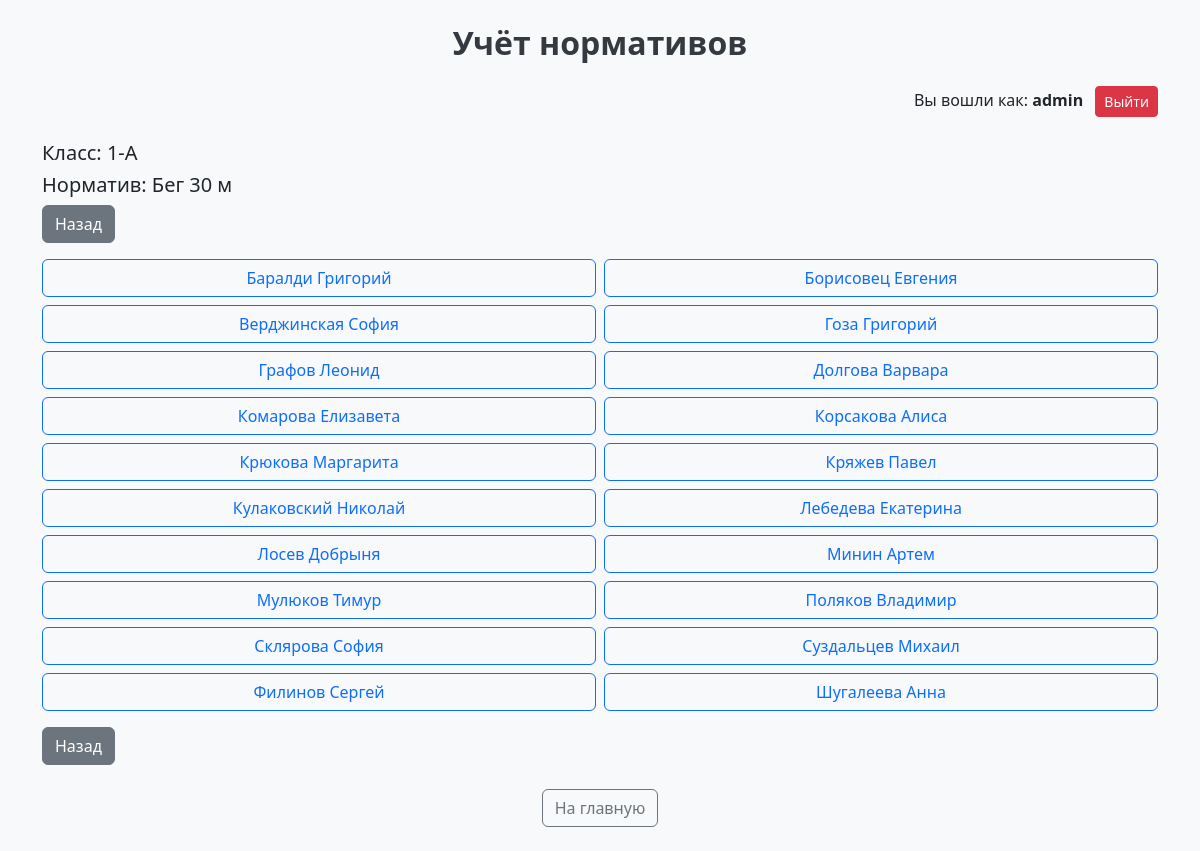
Page /select_student/Университетский/1-А/1 (signed in) on the committed database.
### tables this page shows
CREATE TABLE "Normatives" (
	"id"	INTEGER,
	"name"	TEXT NOT NULL,
	"unit"	TEXT NOT NULL,
	"min_age"	INTEGER NOT NULL,
	"max_age"	INTEGER,
	"category"	TEXT NOT NULL,
	PRIMARY KEY("id" AUTOINCREMENT)
);

CREATE TABLE Students (
    id INTEGER PRIMARY KEY AUTOINCREMENT,
    full_name TEXT NOT NULL,
    gender TEXT CHECK (gender IN ('М', 'Ж')) NOT NULL,
    birth_date DATE NOT NULL,
    class TEXT NOT NULL,
    department TEXT
, user_id INTEGER, height INTEGER, weight INTEGER, photo_filename TEXT);

### server.py (the view)
@app.route('/select_student/<department>/<class_name>/<int:normative_id>')
def select_student(department, class_name, normative_id):
    conn = get_db_connection()
    if session.get('role') == 'admin':
        students = conn.execute('SELECT id, full_name FROM Students WHERE department = ? AND class = ?', (department, class_name)).fetchall()
    else:
        user_id = session.get('user_id')
        students = conn.execute('SELECT id, full_name FROM Students WHERE department = ? AND class = ? AND user_id = ?', (department, class_name, user_id)).fetchall()
    normative = conn.execute('SELECT name FROM Normatives WHERE id = ?', (normative_id,)).fetchone()
    conn.close()
    return render_template('select_student.html', department=department, class_name=class_name, students=students, normative_id=normative_id, normative_name=normative['name'])

### server.py (called while the page is built)
def get_db_connection():
    conn = sqlite3.connect(DB_PATH)
    conn.row_factory = sqlite3.Row
    return conn

### templates/select_student.html
{% extends 'base.html' %}
{% block content %}
<h5>Класс: {{ class_name }}</h5>
<h5>Норматив: {{ normative_name }}</h5>
<a href="{{ url_for('select_normative', department=department, class_name=class_name) }}" class="btn btn-secondary mb-3">Назад</a>
<div class="row row-cols-1 row-cols-md-2 g-2">
    {% for student in students %}
    <div class="col">
        <a href="{{ url_for('show_result_form', student_id=student['id'], normative_id=normative_id) }}" class="btn btn-outline-primary w-100">
            {{ student['full_name'].rsplit(' ', 1)[0] }}
        </a>
    </div>
    {% endfor %}
</div>
<a href="{{ url_for('select_normative', department=department, class_name=class_name) }}" class="btn btn-secondary mt-3">Назад</a>
{% endblock %}

### templates/base.html (style rules this page uses)
body { background-color: #f8f9fa; }

### rows in the picture
Normatives: name "Бег 30 м"
Students: full_name "Баралди Григорий"
Students: full_name "Борисовец Евгения"
Students: full_name "Верджинская София"
Students: full_name "Гоза Григорий"
Students: full_name "Графов Леонид"
Students: full_name "Долгова Варвара"
Students: full_name "Комарова Елизавета"
Students: full_name "Корсакова Алиса"
Students: full_name "Крюкова Маргарита"
Students: full_name "Кряжев Павел"
Students: full_name "Кулаковский Николай"
Students: full_name "Лебедева Екатерина"
Students: full_name "Лосев Добрыня"
Students: full_name "Минин Артем"
Students: full_name "Мулюков Тимур"
Students: full_name "Поляков Владимир"
Students: full_name "Склярова София"
Students: full_name "Суздальцев Михаил"
Students: full_name "Филинов Сергей"
Students: full_name "Шугалеева Анна"

### other values in the picture
{{ session['username'] }} "admin"
{{ class_name }} "1-А"
